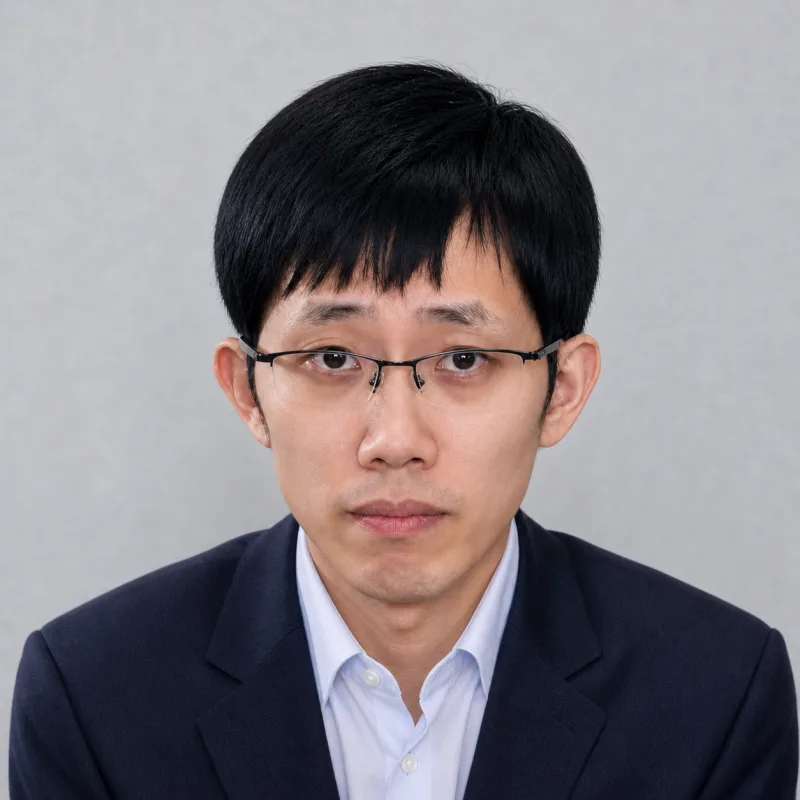
#> input picture assets/frame-00.webp, 800 x 800 px
$ python trim-png.py ../assets/frame-00.webp 5
#> lines starting #> are read from the running program, lines starting #| are printed output that depends on the picture
"""按内容裁掉截图四周的纯背景边距（用于 README 配图）。

用法：python tools/trim-png.py <png> [pad]
"""
import sys
from PIL import Image, ImageChops

path = sys.argv[1]
pad = int(sys.argv[2]) if len(sys.argv) > 2 else 20

image = Image.open(path).convert("RGB")
#> image is the input picture: PIL image 800x800 RGB; mean R, G, B 134.3, 128.7, 133.4
background = Image.new("RGB", image.size, image.getpixel((0, 0)))
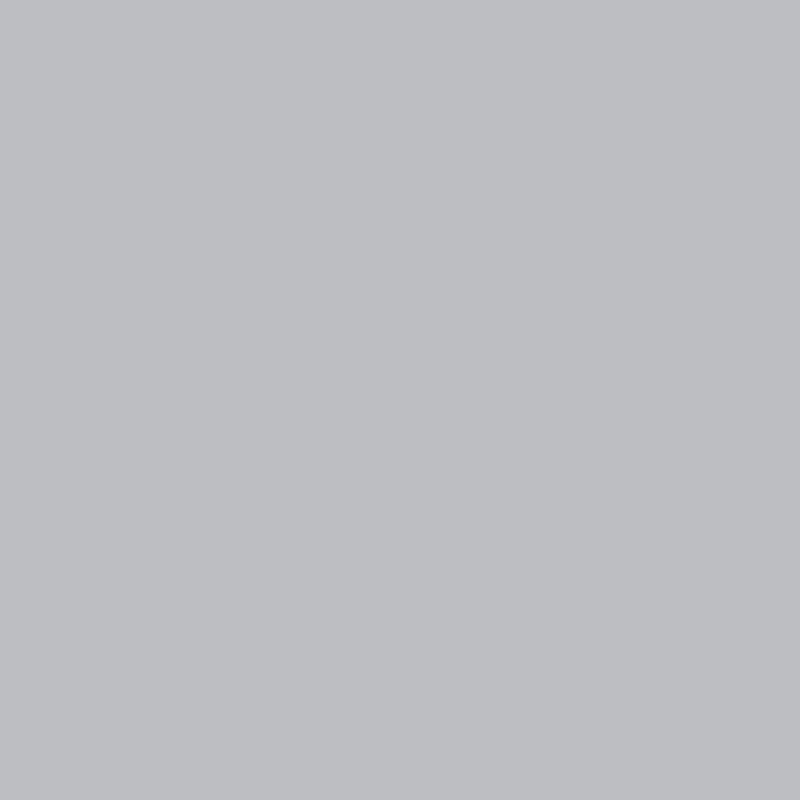
#> background: PIL image 800x800 RGB; mean R, G, B 188, 190, 194
box = ImageChops.difference(image, background).getbbox()
#> box = (0, 0, 800, 800)
if box is None:
    print(f"{path}: 全图都是背景色，跳过")
    sys.exit(0)

left = max(0, box[0] - pad)
#> left = 0
top = max(0, box[1] - pad)
#> top = 0
right = min(image.width, box[2] + pad)
#> right = 800
bottom = min(image.height, box[3] + pad)
#> bottom = 800
cropped = image.crop((left, top, right, bottom))
cropped.save(path)
print(f"{path}: {image.width}x{image.height} -> {cropped.width}x{cropped.height}")
#| ../assets/frame-00.webp: 800x800 -> 800x800
